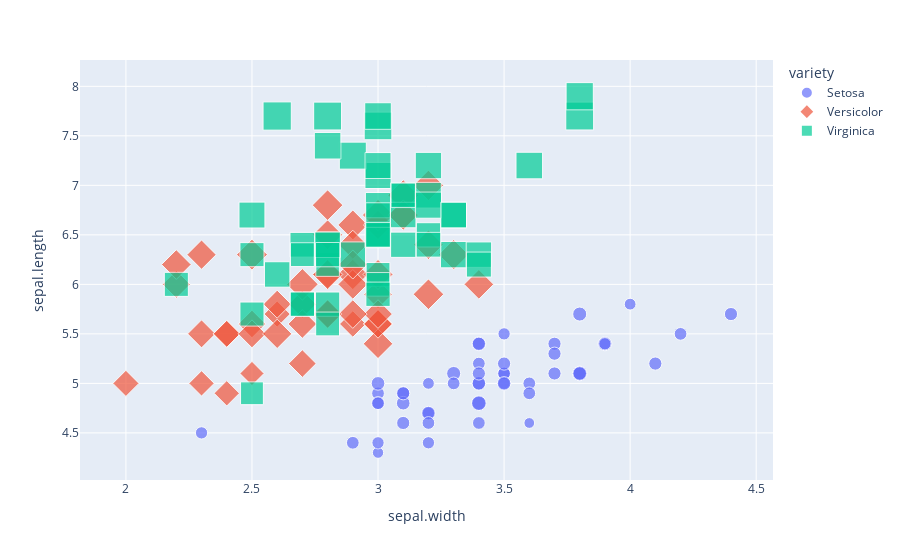

Notebook source saved alongside this figure:
### Code cell
fig = px.scatter(df, x="sepal.width", y='sepal.length',color='variety' ,size='petal.length',  symbol='variety' , hover_data=['petal.width'])
fig.show()

### Figure 1 — Plotly figure (JSON) as saved in the notebook; plotly's stock layout.template omitted (floating-point values rounded to 4 significant figures)
{"data": [{"customdata": [[0.2], [0.2], [0.2], [0.2], [0.2], [0.4], [0.3], [0.2], [0.2], [0.1], [0.2], [0.2], [0.1], [0.1], [0.2], [0.4], [0.4], [0.3], [0.3], [0.3], [0.2], [0.4], [0.2], [0.5], [0.2], [0.2], [0.4], [0.2], [0.2], [0.2], [0.2], [0.4], [0.1], [0.2], [0.2], [0.2], [0.2], [0.1], [0.2], [0.2], [0.3], [0.3], [0.2], [0.6], [0.4], [0.3], [0.2], [0.2], [0.2], [0.2]], "hovertemplate": "variety=Setosa<br>sepal.width=%{x}<br>sepal.length=%{y}<br>petal.length=%{marker.size}<br>petal.width=%{customdata[0]}<extra></extra>", "legendgroup": "Setosa", "marker": {"color": "#636efa", "size": [1.4, 1.4, 1.3, 1.5, 1.4, 1.7, 1.4, 1.5, 1.4, 1.5, 1.5, 1.6, 1.4, 1.1, 1.2, 1.5, 1.3, 1.4, 1.7, 1.5, 1.7, 1.5, 1, 1.7, 1.9, 1.6, 1.6, 1.5, 1.4, 1.6, 1.6, 1.5, 1.5, 1.4, 1.5, 1.2, 1.3, 1.4, 1.3, 1.5, 1.3, 1.3, 1.3, 1.6, 1.9, 1.4, 1.6, 1.4, 1.5, 1.4], "sizemode": "area", "sizeref": 0.01725, "symbol": "circle"}, "mode": "markers", "name": "Setosa", "orientation": "v", "showlegend": true, "type": "scatter", "x": [3.5, 3, 3.2, 3.1, 3.6, 3.9, 3.4, 3.4, 2.9, 3.1, 3.7, 3.4, 3, 3, 4, 4.4, 3.9, 3.5, 3.8, 3.8, 3.4, 3.7, 3.6, 3.3, 3.4, 3, 3.4, 3.5, 3.4, 3.2, 3.1, 3.4, 4.1, 4.2, 3.1, 3.2, 3.5, 3.6, 3, 3.4, 3.5, 2.3, 3.2, 3.5, 3.8, 3, 3.8, 3.2, 3.7, 3.3], "xaxis": "x", "y": [5.1, 4.9, 4.7, 4.6, 5, 5.4, 4.6, 5, 4.4, 4.9, 5.4, 4.8, 4.8, 4.3, 5.8, 5.7, 5.4, 5.1, 5.7, 5.1, 5.4, 5.1, 4.6, 5.1, 4.8, 5, 5, 5.2, 5.2, 4.7, 4.8, 5.4, 5.2, 5.5, 4.9, 5, 5.5, 4.9, 4.4, 5.1, 5, 4.5, 4.4, 5, 5.1, 4.8, 5.1, 4.6, 5.3, 5], "yaxis": "y"}, {"customdata": [[1.4], [1.5], [1.5], [1.3], [1.5], [1.3], [1.6], [1], [1.3], [1.4], [1], [1.5], [1], [1.4], [1.3], [1.4], [1.5], [1], [1.5], [1.1], [1.8], [1.3], [1.5], [1.2], [1.3], [1.4], [1.4], [1.7], [1.5], [1], [1.1], [1], [1.2], [1.6], [1.5], [1.6], [1.5], [1.3], [1.3], [1.3], [1.2], [1.4], [1.2], [1], [1.3], [1.2], [1.3], [1.3], [1.1], [1.3]], "hovertemplate": "variety=Versicolor<br>sepal.width=%{x}<br>sepal.length=%{y}<br>petal.length=%{marker.size}<br>petal.width=%{customdata[0]}<extra></extra>", "legendgroup": "Versicolor", "marker": {"color": "#EF553B", "size": [4.7, 4.5, 4.9, 4, 4.6, 4.5, 4.7, 3.3, 4.6, 3.9, 3.5, 4.2, 4, 4.7, 3.6, 4.4, 4.5, 4.1, 4.5, 3.9, 4.8, 4, 4.9, 4.7, 4.3, 4.4, 4.8, 5, 4.5, 3.5, 3.8, 3.7, 3.9, 5.1, 4.5, 4.5, 4.7, 4.4, 4.1, 4, 4.4, 4.6, 4, 3.3, 4.2, 4.2, 4.2, 4.3, 3, 4.1], "sizemode": "area", "sizeref": 0.01725, "symbol": "diamond"}, "mode": "markers", "name": "Versicolor", "orientation": "v", "showlegend": true, "type": "scatter", "x": [3.2, 3.2, 3.1, 2.3, 2.8, 2.8, 3.3, 2.4, 2.9, 2.7, 2, 3, 2.2, 2.9, 2.9, 3.1, 3, 2.7, 2.2, 2.5, 3.2, 2.8, 2.5, 2.8, 2.9, 3, 2.8, 3, 2.9, 2.6, 2.4, 2.4, 2.7, 2.7, 3, 3.4, 3.1, 2.3, 3, 2.5, 2.6, 3, 2.6, 2.3, 2.7, 3, 2.9, 2.9, 2.5, 2.8], "xaxis": "x", "y": [7, 6.4, 6.9, 5.5, 6.5, 5.7, 6.3, 4.9, 6.6, 5.2, 5, 5.9, 6, 6.1, 5.6, 6.7, 5.6, 5.8, 6.2, 5.6, 5.9, 6.1, 6.3, 6.1, 6.4, 6.6, 6.8, 6.7, 6, 5.7, 5.5, 5.5, 5.8, 6, 5.4, 6, 6.7, 6.3, 5.6, 5.5, 5.5, 6.1, 5.8, 5, 5.6, 5.7, 5.7, 6.2, 5.1, 5.7], "yaxis": "y"}, {"customdata": [[2.5], [1.9], [2.1], [1.8], [2.2], [2.1], [1.7], [1.8], [1.8], [2.5], [2], [1.9], [2.1], [2], [2.4], [2.3], [1.8], [2.2], [2.3], [1.5], [2.3], [2], [2], [1.8], [2.1], [1.8], [1.8], [1.8], [2.1], [1.6], [1.9], [2], [2.2], [1.5], [1.4], [2.3], [2.4], [1.8], [1.8], [2.1], [2.4], [2.3], [1.9], [2.3], [2.5], [2.3], [1.9], [2], [2.3], [1.8]], "hovertemplate": "variety=Virginica<br>sepal.width=%{x}<br>sepal.length=%{y}<br>petal.length=%{marker.size}<br>petal.width=%{customdata[0]}<extra></extra>", "legendgroup": "Virginica", "marker": {"color": "#00cc96", "size": [6, 5.1, 5.9, 5.6, 5.8, 6.6, 4.5, 6.3, 5.8, 6.1, 5.1, 5.3, 5.5, 5, 5.1, 5.3, 5.5, 6.7, 6.9, 5, 5.7, 4.9, 6.7, 4.9, 5.7, 6, 4.8, 4.9, 5.6, 5.8, 6.1, 6.4, 5.6, 5.1, 5.6, 6.1, 5.6, 5.5, 4.8, 5.4, 5.6, 5.1, 5.1, 5.9, 5.7, 5.2, 5, 5.2, 5.4, 5.1], "sizemode": "area", "sizeref": 0.01725, "symbol": "square"}, "mode": "markers", "name": "Virginica", "orientation": "v", "showlegend": true, "type": "scatter", "x": [3.3, 2.7, 3, 2.9, 3, 3, 2.5, 2.9, 2.5, 3.6, 3.2, 2.7, 3, 2.5, 2.8, 3.2, 3, 3.8, 2.6, 2.2, 3.2, 2.8, 2.8, 2.7, 3.3, 3.2, 2.8, 3, 2.8, 3, 2.8, 3.8, 2.8, 2.8, 2.6, 3, 3.4, 3.1, 3, 3.1, 3.1, 3.1, 2.7, 3.2, 3.3, 3, 2.5, 3, 3.4, 3], "xaxis": "x", "y": [6.3, 5.8, 7.1, 6.3, 6.5, 7.6, 4.9, 7.3, 6.7, 7.2, 6.5, 6.4, 6.8, 5.7, 5.8, 6.4, 6.5, 7.7, 7.7, 6, 6.9, 5.6, 7.7, 6.3, 6.7, 7.2, 6.2, 6.1, 6.4, 7.2, 7.4, 7.9, 6.4, 6.3, 6.1, 7.7, 6.3, 6.4, 6, 6.9, 6.7, 6.9, 5.8, 6.8, 6.7, 6.7, 6.3, 6.5, 6.2, 5.9], "yaxis": "y"}], "layout": {"legend": {"itemsizing": "constant", "title": {"text": "variety"}, "tracegroupgap": 0}, "margin": {"t": 60}, "xaxis": {"anchor": "y", "domain": [0, 1], "title": {"text": "sepal.width"}}, "yaxis": {"anchor": "x", "domain": [0, 1], "title": {"text": "sepal.length"}}}}
